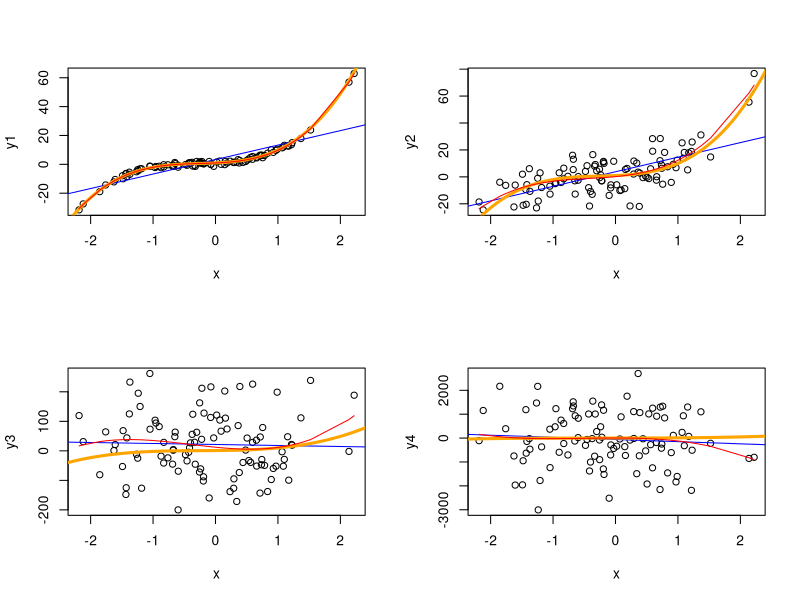

R code for this plot:
set.seed(10)
par(mfrow = c(2, 2))
x <- sort(rnorm(100))
y1 <- 1 + 2 * x + 3 * x^2 + 4 * x^3 + rnorm(100, sd = 1)
y2 <- 1 + 2 * x + 3 * x^2 + 4 * x^3 + rnorm(100, sd = 10)
y3 <- 1 + 2 * x + 3 * x^2 + 4 * x^3 + rnorm(100, sd = 100)
y4 <- 1 + 2 * x + 3 * x^2 + 4 * x^3 + rnorm(100, sd = 1000)

x0 <- seq(-4, 4, len = 1000)
y0 <- 1 + 2 * x0 + 3 * x0^2 + 4 * x0^3
plot(x, y1)
abline(lm(y1~x), col = "blue")
lines(x0, y0, col = "orange", lwd = 3)
lines(x, predict(lm(y1~poly(x, 3))), col="red", main = "SD = 1") 
plot(x, y2)
abline(lm(y2~x), col = "blue")
lines(x0, y0, col = "orange", lwd = 3)
lines(x, predict(lm(y2~poly(x, 3))), col="red", main = "SD = 10") 
plot(x, y3)
abline(lm(y3~x), col = "blue")
lines(x0, y0, col = "orange", lwd = 3)
lines(x, predict(lm(y3~poly(x, 3))), col="red", main = "SD = 100") 
plot(x, y4)
abline(lm(y4~x), col = "blue")
lines(x0, y0, col = "orange", lwd = 3)
lines(x, predict(lm(y4~poly(x, 3))), col="red", main = "SD = 1000") 

